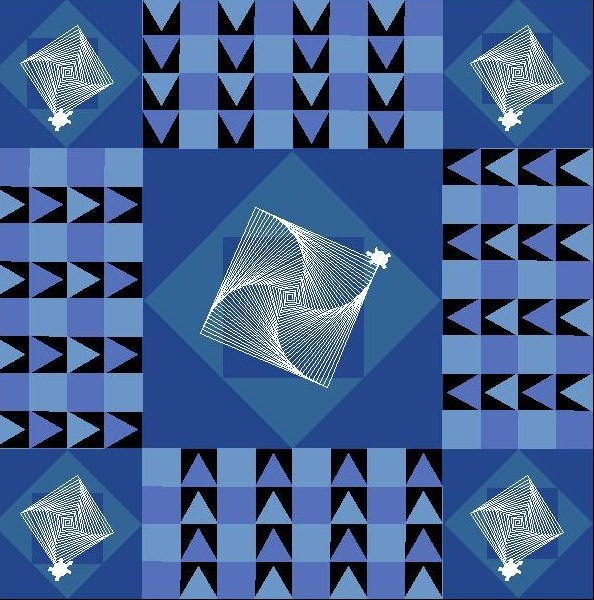

Reproduce this figure in Python.
#main file
import turtle
alex = turtle.Turtle()
ali = turtle.Turtle()
bob = turtle.Turtle()
zahra = turtle.Turtle()
alexandra = turtle.Turtle()

from functionfile import*
turtle.colormode(255)
alex.shape("turtle")
ali.shape("turtle")
bob.shape("turtle")
zahra.shape("turtle")
alexandra.shape("turtle")
alex.speed(3)
bob.speed(3)
alexandra.speed(3)
zahra.speed(3)
ali.speed(3)
turtle.bgcolor("black")

sides = 4
angle = 360/sides

r=255
g=255
b=255
myColor=(r,g,b)

r=35
g=70
b=140
my=(r,g,b)

r=50
g=100
b=150
myc=(r,g,b)

r=87
g=112
b=187
myco=(r,g,b)

r=109
g=150
b=200
mycol=(r,g,b)

alex.color(myColor)
move(alex,-350, -300)
polygon(alex,600,sides,myColor)

polygonfill(alex,150,sides,my)
alex.forward(75)
alex.left(45)

polygonfill(alex,105,sides,myc)
alex.forward(50)
alex.left(45)

polygonfill(alex,70,sides,my)

move(alex,250, -300)

polygonfill(alex,150,sides,my)
alex.forward(75)
alex.left(45)

polygonfill(alex,105,sides,myc)
alex.forward(50)
alex.left(45)

polygonfill(alex,70,sides,my)

move(alex,250,300)

polygonfill(alex,150,sides,my)
alex.forward(75)
alex.left(45)

polygonfill(alex,105,sides,myc)
alex.forward(50)
alex.left(45)

polygonfill(alex,70,sides,my)

move(alex,-350, 300)

polygonfill(alex,150,sides,my)
alex.forward(75)
alex.left(45)

polygonfill(alex,105,sides,myc)
alex.forward(50)
alex.left(45)

polygonfill(alex,70,sides,my)

move(alex,-200, -150)

polygonfill(alex,300,sides,my)
alex.forward(150)
alex.left(45)

polygonfill(alex,210,sides,myc)
alex.forward(100)
alex.left(45)

polygonfill(alex,140,sides,my)

move(alex,100, 300)
alex.left(90)

for times in range(4):
    polygonfill(alex,37.5,sides,myco)
    alex.forward(75)
    alex.left(120)
    polygonfill(alex,37.5,3,mycol)
    alex.right(120)

alex.left(90)
alex.forward(37.5)
alex.left(90)
alex.forward(300)
alex.left(180)

for times in range(4):
    polygonfill(alex,37.5,sides,mycol)
    alex.forward(75)
    alex.left(120)
    polygonfill(alex,37.5,3,myco)
    alex.right(120)

alex.left(90)
alex.forward(37.5)
alex.left(90)
alex.forward(300)
alex.left(180)

for times in range(4):
    polygonfill(alex,37.5,sides,myco)
    alex.forward(75)
    alex.left(120)
    polygonfill(alex,37.5,3,mycol)
    alex.right(120)

alex.left(90)
alex.forward(37.5)
alex.left(90)
alex.forward(300)
alex.left(180)

for times in range(4):
    polygonfill(alex,37.5,sides,mycol)
    alex.forward(75)
    alex.left(120)
    polygonfill(alex,37.5,3,myco)
    alex.right(120)
move(alex,-350, 150)
alex.left(90)

for times in range(4):
    polygonfill(alex,37.5,sides,myco)
    alex.forward(75)
    alex.left(120)
    polygonfill(alex,37.5,3,mycol)
    alex.right(120)

alex.left(90)
alex.forward(37.5)
alex.left(90)
alex.forward(300)
alex.left(180)

for times in range(4):
    polygonfill(alex,37.5,sides,mycol)
    alex.forward(75)
    alex.left(120)
    polygonfill(alex,37.5,3,myco)
    alex.right(120)

alex.left(90)
alex.forward(37.5)
alex.left(90)
alex.forward(300)
alex.left(180)

for times in range(4):
    polygonfill(alex,37.5,sides,myco)
    alex.forward(75)
    alex.left(120)
    polygonfill(alex,37.5,3,mycol)
    alex.right(120)

alex.left(90)
alex.forward(37.5)
alex.left(90)
alex.forward(300)
alex.left(180)

for times in range(4):
    polygonfill(alex,37.5,sides,mycol)
    alex.forward(75)
    alex.left(120)
    polygonfill(alex,37.5,3,myco)
    alex.right(120)

move(alex,-200, -300)
alex.left(90)

for times in range(4):
    polygonfill(alex,37.5,sides,myco)
    alex.forward(75)
    alex.left(120)
    polygonfill(alex,37.5,3,mycol)
    alex.right(120)

alex.left(90)
alex.forward(37.5)
alex.left(90)
alex.forward(300)
alex.left(180)

for times in range(4):
    polygonfill(alex,37.5,sides,mycol)
    alex.forward(75)
    alex.left(120)
    polygonfill(alex,37.5,3,myco)
    alex.right(120)

alex.left(90)
alex.forward(37.5)
alex.left(90)
alex.forward(300)
alex.left(180)

for times in range(4):
    polygonfill(alex,37.5,sides,myco)
    alex.forward(75)
    alex.left(120)
    polygonfill(alex,37.5,3,mycol)
    alex.right(120)

alex.left(90)
alex.forward(37.5)
alex.left(90)
alex.forward(300)
alex.left(180)

for times in range(4):
    polygonfill(alex,37.5,sides,mycol)
    alex.forward(75)
    alex.left(120)
    polygonfill(alex,37.5,3,myco)
    alex.right(120)
move(alex,250, -150)
alex.left(90)

for times in range(4):
    polygonfill(alex,37.5,sides,myco)
    alex.forward(75)
    alex.left(120)
    polygonfill(alex,37.5,3,mycol)
    alex.right(120)

alex.left(90)
alex.forward(37.5)
alex.left(90)
alex.forward(300)
alex.left(180)

for times in range(4):
    polygonfill(alex,37.5,sides,mycol)
    alex.forward(75)
    alex.left(120)
    polygonfill(alex,37.5,3,myco)
    alex.right(120)

alex.left(90)
alex.forward(37.5)
alex.left(90)
alex.forward(300)
alex.left(180)

for times in range(4):
    polygonfill(alex,37.5,sides,myco)
    alex.forward(75)
    alex.left(120)
    polygonfill(alex,37.5,3,mycol)
    alex.right(120)

alex.left(90)
alex.forward(37.5)
alex.left(90)
alex.forward(300)
alex.left(180)

for times in range(4):
    polygonfill(alex,37.5,sides,mycol)
    alex.forward(75)
    alex.left(120)
    polygonfill(alex,37.5,3,myco)
    alex.right(120)
move(alex,-50, 0)
fancyspiral(alex,4,myColor)

move(alexandra,-275, -225)
sfancyspiral(alexandra,2,myColor)

move(zahra,175, -225)
sfancyspiral(zahra,2,myColor)

move(ali,-275, 225)
sfancyspiral(ali,2,myColor)

move(bob,175, 225)
sfancyspiral(bob,2,myColor)

turtle.done()
